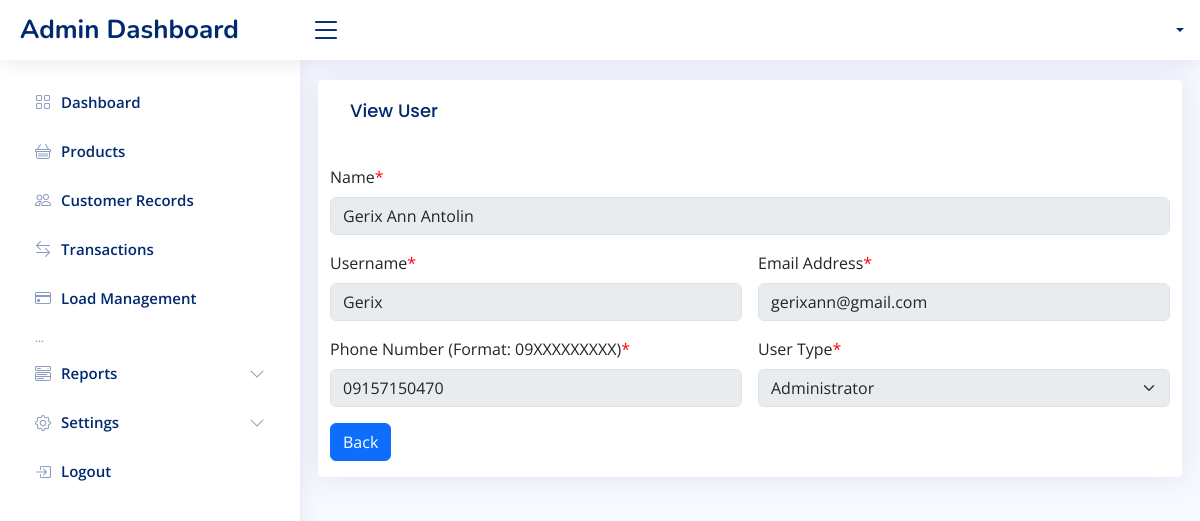
Page /settings/view_staff.php?id=1 on the committed database.
### tables this page shows
CREATE TABLE `users` (
  `id` int(11) NOT NULL AUTO_INCREMENT,
  `name` varchar(255) NOT NULL,
  `username` varchar(255) NOT NULL,
  `email` varchar(255) NOT NULL,
  `phone_number` varchar(20) NOT NULL,
  `user_type` varchar(255) NOT NULL,
  `password` varchar(255) NOT NULL,
  PRIMARY KEY (`id`)
);

### settings/view_staff.php (the view, shortened to what this page needs)
<?php
include "../db_conn.php";
if (isset($_GET['id'])) {
    $id = $_GET["id"];
    $sql = "SELECT * FROM users WHERE id='$id'";
    $result = $con->query($sql);
    if ($result->num_rows > 0) {
        $row = $result->fetch_assoc();
        $name = $row['name'];
        $username = $row['username'];
        $email = $row['email'];
        $phone_number = $row['phone_number'];
        $user_type = $row['user_type'];
    } else {
        echo "User not found.";
        exit;
    }
} else {
    echo "User ID is missing.";
    exit;
}
include '../includes/header.php';
include '../includes/navbar.php';
include '../includes/sidebar.php';
?>
<main id="main" class="main">
    <section class="section dashboard">
        <div class="row">
            <div class="card">
                <div class="card-body">
                    <h5 class="card-title">View User</h5>
                </div>
                <form class="row g-3 needs-validation" action="../php/signup.php" method="POST" novalidate>
                    <div class="col-md-12 position-relative">
                        <label class="form-label">Name<font color="red">*</font></label>
                        <input type="text" class="form-control" id="validationTooltip01" name="name" required autofocus="autofocus" value="<?php echo $name; ?>" disabled>
                    </div>
                    <div class="col-md-6 position-relative">
                        <label class="form-label">Username<font color="red">*</font></label>
                        <input type="text" class="form-control" id="validationTooltip01" name="username" required disabled value="<?php echo $username; ?>">
                    </div>
                    <div class="col-md-6 position-relative">
                        <label class="form-label">Email Address<font color="red">*</font></label>
                        <input type="email" class="form-control" id="validationTooltip01" name="email" required disabled value="<?php echo $email; ?>">
                    </div>
                    <div class="col-md-6 position-relative">
                        <label class="form-label">Phone Number (Format: 09XXXXXXXXX)<font color="red">*</font></label>
                        <input type="text" class="form-control" id="validationTooltip01" name="phone_number" maxlength="11" required disabled value="<?php echo $phone_number; ?>">
                    </div>
                    <div class="col-md-6 position-relative">
                        <label class="form-label">User Type<font color="red">*</font></label>
                        <div class="col-sm-12">
                            <select class="form-select" aria-label="Default select example" name="user_type" id="validationTooltip03" required disabled>
                                <option value="Admin" <?php echo ($user_type == 'Admin') ? 'selected' : ''; ?>>Administrator</option>
                            </select>
                        </div>
                    </div>
                    <div class="col-12">
                        <button type="reset" class="btn btn-primary mb-3" onclick="history.back()">Back</button>
                    </div>
                </form>
            </div>
        </div>
    </section>
</main>
<?php include '../includes/footer.php'; ?>

### assets/css/style.css (style rules this page uses)
:root { scroll-behavior: smooth; }
body { font-family: "Open Sans", sans-serif; background: #f6f9ff; color: #444444; }
h1, h2, h3, h4, h5, h6 { font-family: "Nunito", sans-serif; }
#main { margin-top: 60px; padding: 20px 30px; transition: all 0.3s; }
.card { margin-bottom: 30px; border: none; border-radius: 5px; box-shadow: 0px 0 30px rgba(1, 41, 112, 0.1); }
.card-title { padding: 20px 0 15px 0; font-size: 18px; font-weight: 500; color: #012970; font-family: "Poppins", sans-serif; }
.card-body { padding: 0 20px 20px 20px; }
@media (min-width: 1200px) { #main, #footer { margin-left: 300px; } }

### rows in the picture
users: name "Gerix Ann Antolin", username "Gerix", email "gerixann@gmail.com", phone_number "09157150470", user_type "Administrator"
